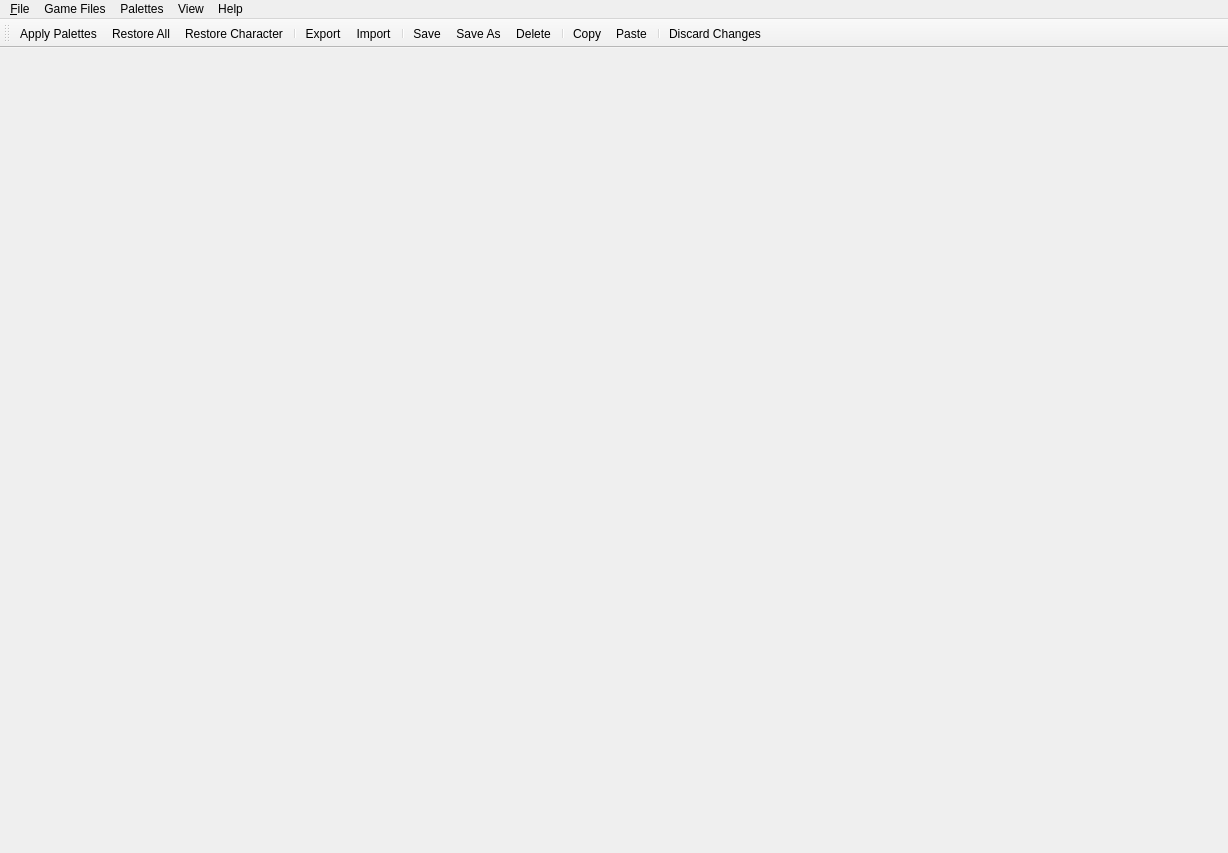
<?xml version="1.0" encoding="UTF-8"?>
<ui version="4.0">
 <class>MainWindow</class>
 <widget class="QMainWindow" name="MainWindow">
  <property name="enabled">
   <bool>true</bool>
  </property>
  <property name="geometry">
   <rect>
    <x>0</x>
    <y>0</y>
    <width>1228</width>
    <height>853</height>
   </rect>
  </property>
  <property name="windowTitle">
   <string>MainWindow</string>
  </property>
  <widget class="QWidget" name="central_widget">
   <layout class="QVBoxLayout" name="verticalLayout"/>
  </widget>
  <widget class="QMenuBar" name="menu_bar">
   <property name="enabled">
    <bool>true</bool>
   </property>
   <property name="geometry">
    <rect>
     <x>0</x>
     <y>0</y>
     <width>1228</width>
     <height>21</height>
    </rect>
   </property>
   <widget class="QMenu" name="file_menu">
    <property name="enabled">
     <bool>true</bool>
    </property>
    <property name="title">
     <string>&amp;File</string>
    </property>
    <addaction name="launch_bbcf"/>
    <addaction name="separator"/>
    <addaction name="settings"/>
    <addaction name="separator"/>
    <addaction name="exit"/>
   </widget>
   <widget class="QMenu" name="view_menu">
    <property name="enabled">
     <bool>true</bool>
    </property>
    <property name="title">
     <string>View</string>
    </property>
    <addaction name="view_palette"/>
    <addaction name="view_zoom"/>
   </widget>
   <widget class="QMenu" name="palettes_menu">
    <property name="enabled">
     <bool>true</bool>
    </property>
    <property name="title">
     <string>Palettes</string>
    </property>
    <addaction name="import_palettes"/>
    <addaction name="export_palettes"/>
    <addaction name="separator"/>
    <addaction name="save_palette"/>
    <addaction name="save_palette_as"/>
    <addaction name="delete_palette"/>
    <addaction name="separator"/>
    <addaction name="copy_palette"/>
    <addaction name="paste_palette"/>
    <addaction name="separator"/>
    <addaction name="discard_palette"/>
   </widget>
   <widget class="QMenu" name="game_files_menu">
    <property name="enabled">
     <bool>true</bool>
    </property>
    <property name="title">
     <string>Game Files</string>
    </property>
    <addaction name="apply_palettes"/>
    <addaction name="separator"/>
    <addaction name="restore_all"/>
    <addaction name="restore_character"/>
   </widget>
   <widget class="QMenu" name="help_menu">
    <property name="title">
     <string>Help</string>
    </property>
    <addaction name="tutorial"/>
    <addaction name="separator"/>
    <addaction name="about"/>
   </widget>
   <addaction name="file_menu"/>
   <addaction name="game_files_menu"/>
   <addaction name="palettes_menu"/>
   <addaction name="view_menu"/>
   <addaction name="help_menu"/>
  </widget>
  <widget class="QToolBar" name="toolbar">
   <property name="enabled">
    <bool>true</bool>
   </property>
   <property name="windowTitle">
    <string>toolBar</string>
   </property>
   <property name="toolButtonStyle">
    <enum>Qt::ToolButtonTextUnderIcon</enum>
   </property>
   <attribute name="toolBarArea">
    <enum>TopToolBarArea</enum>
   </attribute>
   <attribute name="toolBarBreak">
    <bool>false</bool>
   </attribute>
   <addaction name="apply_palettes"/>
   <addaction name="restore_all"/>
   <addaction name="restore_character"/>
   <addaction name="separator"/>
   <addaction name="export_palettes"/>
   <addaction name="import_palettes"/>
   <addaction name="separator"/>
   <addaction name="save_palette"/>
   <addaction name="save_palette_as"/>
   <addaction name="delete_palette"/>
   <addaction name="separator"/>
   <addaction name="copy_palette"/>
   <addaction name="paste_palette"/>
   <addaction name="separator"/>
   <addaction name="discard_palette"/>
  </widget>
  <action name="exit">
   <property name="icon">
    <iconset resource="resources.qrc">
     <normaloff>:/images/images/exit.ico</normaloff>:/images/images/exit.ico</iconset>
   </property>
   <property name="text">
    <string>&amp;Exit</string>
   </property>
  </action>
  <action name="apply_palettes">
   <property name="icon">
    <iconset resource="resources.qrc">
     <normaloff>:/images/images/apply.ico</normaloff>:/images/images/apply.ico</iconset>
   </property>
   <property name="text">
    <string>Apply Palettes</string>
   </property>
   <property name="toolTip">
    <string>Apply all palettes to BBCF game data</string>
   </property>
  </action>
  <action name="discard_palette">
   <property name="icon">
    <iconset resource="resources.qrc">
     <normaloff>:/images/images/cancel.ico</normaloff>:/images/images/cancel.ico</iconset>
   </property>
   <property name="text">
    <string>Discard Changes</string>
   </property>
   <property name="toolTip">
    <string>Discard selected palette changes</string>
   </property>
  </action>
  <action name="restore_all">
   <property name="icon">
    <iconset resource="resources.qrc">
     <normaloff>:/images/images/undo.ico</normaloff>:/images/images/undo.ico</iconset>
   </property>
   <property name="text">
    <string>Restore All</string>
   </property>
   <property name="toolTip">
    <string>Restore game data for all palettes</string>
   </property>
  </action>
  <action name="restore_character">
   <property name="icon">
    <iconset resource="resources.qrc">
     <normaloff>:/images/images/undo.ico</normaloff>:/images/images/undo.ico</iconset>
   </property>
   <property name="text">
    <string>Restore Character</string>
   </property>
   <property name="toolTip">
    <string>Restore game data for selected character palettes</string>
   </property>
  </action>
  <action name="launch_bbcf">
   <property name="icon">
    <iconset resource="resources.qrc">
     <normaloff>:/images/images/launch.ico</normaloff>:/images/images/launch.ico</iconset>
   </property>
   <property name="text">
    <string>&amp;Launch BBCF</string>
   </property>
   <property name="toolTip">
    <string>Launch BBCF</string>
   </property>
  </action>
  <action name="view_palette">
   <property name="checkable">
    <bool>true</bool>
   </property>
   <property name="checked">
    <bool>false</bool>
   </property>
   <property name="text">
    <string>Palette Dialog</string>
   </property>
  </action>
  <action name="view_zoom">
   <property name="checkable">
    <bool>true</bool>
   </property>
   <property name="text">
    <string>Zoom Dialog</string>
   </property>
  </action>
  <action name="import_palettes">
   <property name="icon">
    <iconset resource="resources.qrc">
     <normaloff>:/images/images/import.ico</normaloff>:/images/images/import.ico</iconset>
   </property>
   <property name="text">
    <string>Import</string>
   </property>
  </action>
  <action name="export_palettes">
   <property name="icon">
    <iconset resource="resources.qrc">
     <normaloff>:/images/images/export.ico</normaloff>:/images/images/export.ico</iconset>
   </property>
   <property name="text">
    <string>Export</string>
   </property>
   <property name="toolTip">
    <string>Export saved palettes</string>
   </property>
  </action>
  <action name="settings">
   <property name="icon">
    <iconset resource="resources.qrc">
     <normaloff>:/images/images/settings.ico</normaloff>:/images/images/settings.ico</iconset>
   </property>
   <property name="text">
    <string>Settings</string>
   </property>
   <property name="toolTip">
    <string>Edit settings</string>
   </property>
  </action>
  <action name="copy_palette">
   <property name="icon">
    <iconset resource="resources.qrc">
     <normaloff>:/images/images/copy.ico</normaloff>:/images/images/copy.ico</iconset>
   </property>
   <property name="text">
    <string>Copy</string>
   </property>
   <property name="toolTip">
    <string>Copy current palette</string>
   </property>
  </action>
  <action name="paste_palette">
   <property name="icon">
    <iconset resource="resources.qrc">
     <normaloff>:/images/images/paste.ico</normaloff>:/images/images/paste.ico</iconset>
   </property>
   <property name="text">
    <string>Paste</string>
   </property>
   <property name="toolTip">
    <string>Paste copied palette</string>
   </property>
  </action>
  <action name="save_palette">
   <property name="icon">
    <iconset resource="resources.qrc">
     <normaloff>:/images/images/save.ico</normaloff>:/images/images/save.ico</iconset>
   </property>
   <property name="text">
    <string>Save</string>
   </property>
   <property name="toolTip">
    <string>Save current palette</string>
   </property>
  </action>
  <action name="delete_palette">
   <property name="icon">
    <iconset resource="resources.qrc">
     <normaloff>:/images/images/delete.ico</normaloff>:/images/images/delete.ico</iconset>
   </property>
   <property name="text">
    <string>Delete</string>
   </property>
   <property name="toolTip">
    <string>Delete selected saved palette</string>
   </property>
  </action>
  <action name="save_palette_as">
   <property name="icon">
    <iconset resource="resources.qrc">
     <normaloff>:/images/images/save.ico</normaloff>:/images/images/save.ico</iconset>
   </property>
   <property name="text">
    <string>Save As</string>
   </property>
   <property name="toolTip">
    <string>Save current palette as</string>
   </property>
  </action>
  <action name="tutorial">
   <property name="icon">
    <iconset resource="resources.qrc">
     <normaloff>:/images/images/info.ico</normaloff>:/images/images/info.ico</iconset>
   </property>
   <property name="text">
    <string>Tutorial</string>
   </property>
  </action>
  <action name="about">
   <property name="icon">
    <iconset resource="resources.qrc">
     <normaloff>:/images/images/question.ico</normaloff>:/images/images/question.ico</iconset>
   </property>
   <property name="text">
    <string>About</string>
   </property>
  </action>
 </widget>
 <resources>
  <include location="resources.qrc"/>
 </resources>
 <connections/>
</ui>
